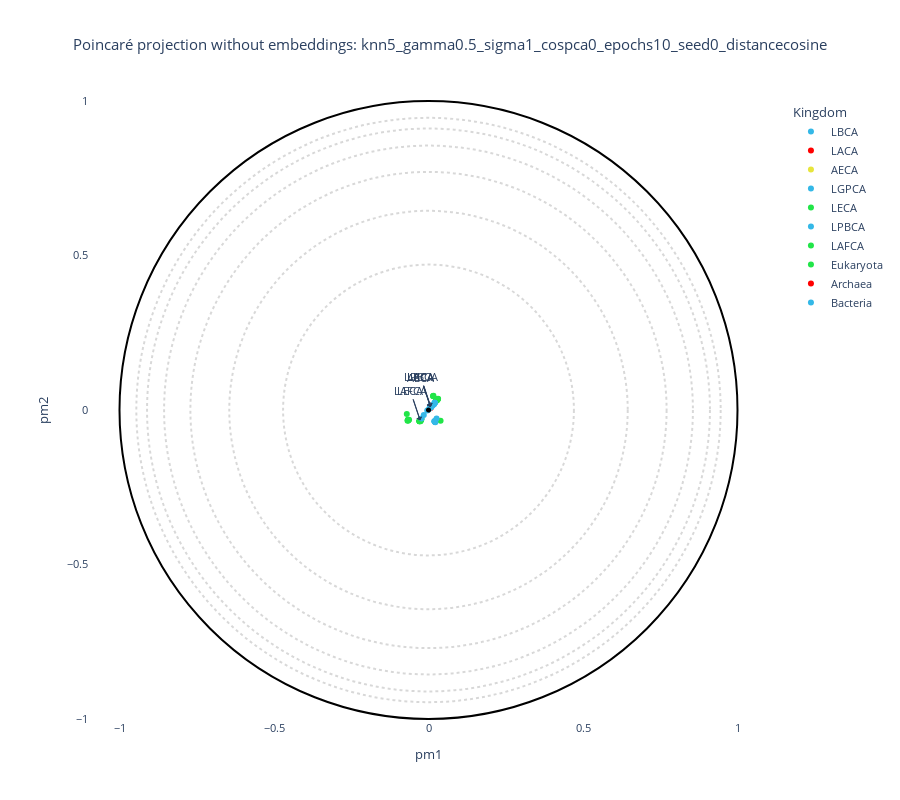
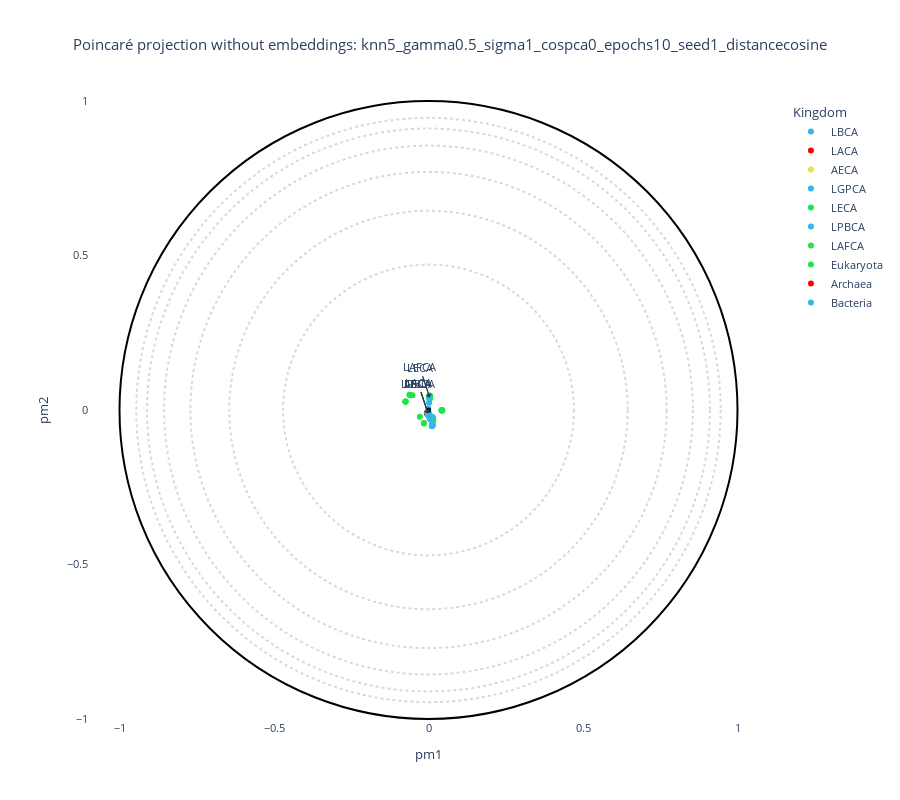
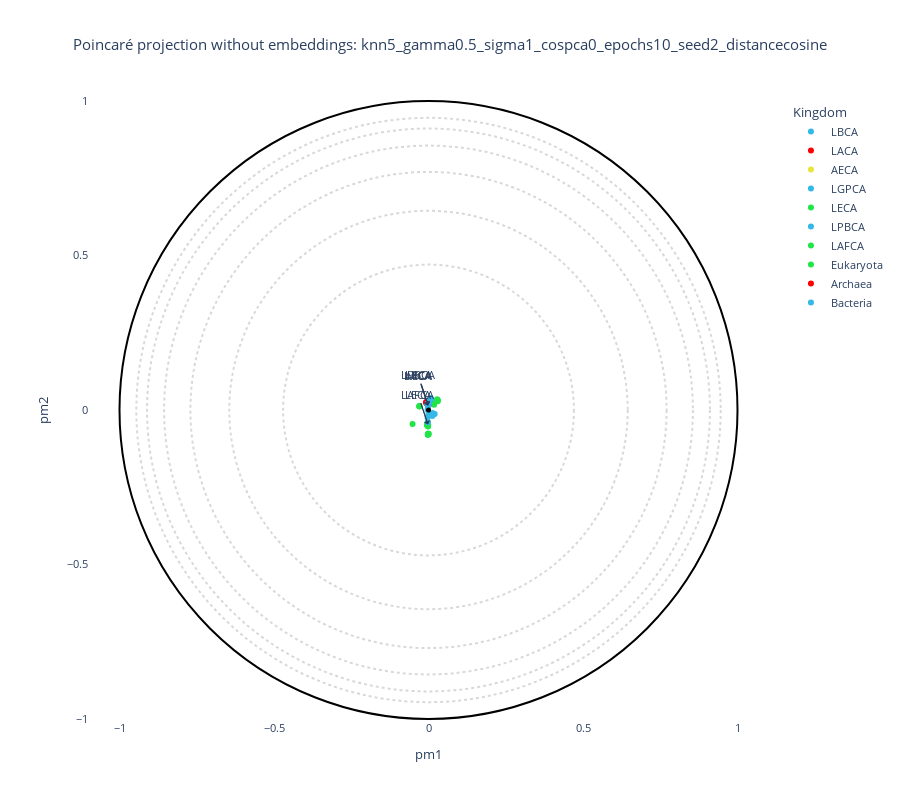
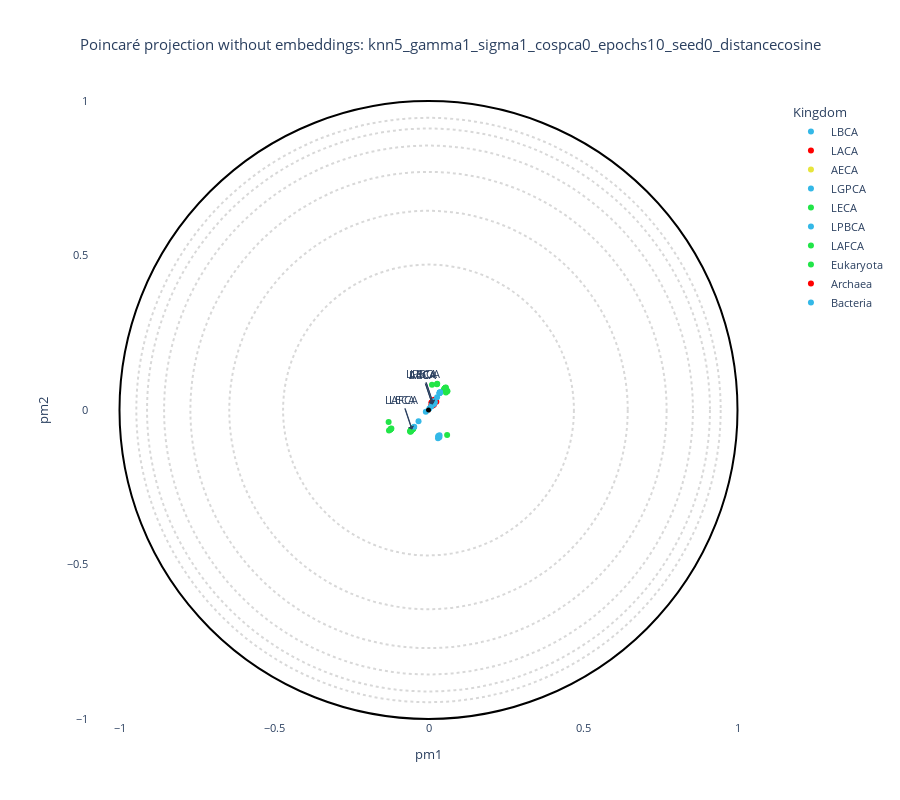

Here is the notebook cell these charts were saved with, in order:
### Markdown cell above
## Grid search & plot

### Code cell
print("=== Starting grid search ===")
df_annotation = pd.read_csv(path_annotation_csv)

# List to store the results of projections
results = []

# Construction of custom color palette 
# class species from thioredoxin annotation file into different kingdom 
bacteria_specie = ["Bacteria", "LBCA", "LGPCA",  "LPBCA", "Salmonella", "Shigella", "Escherichia", "Acidobacteria", "Deinococcus", "Thermus", 
                    "Solibacter", "Helicobacter", "Geobacter", "Wolinella", "Neisseria", "Bordetella", "Brucella", "Rickettsia", "Campylobacter",
                   "Thiobacillus", "Burkholderia", "Vibrio",  "Desulfovibrio", "Bdellovibrio", "Yersinia", "Agrobacterium", "Actinobacteria", "Thermobifida",
                   "Flavobacterium","Geobacterium", "Chloroflexus", "Aquifex", "Enterococcus","Chlamydia", "Chlamydophila", "Listeria", "Lactobacillus",
                   "Geobacillus",  "Chlorobium",  "Rhodopirrelula", "Clostridium", "Hyperthermus", "Porphyromonas", "Streptomyces", 
                   "Syneschocystis", "Nostoc", "Thermosynechococus", "Prochlorococcus", "Nostoc1", "Sinorhizobium", "Pseudomonas", "Bacteroides", "Staphylococcus", 
                   "Thermoanaerobacter","Bacillus", "Mycobacterium", "Streptococcus", "Dehalococcoides", "Synechocystis", "Corynebacterium", "Thermosynechococcus",
                   "Rhodopirellula"]
archae_specie = ["Archaea", "LACA", "Aeropyrum","Thermofilum","Caldivirga","Sulfolobus","Haloquadratum","Haloarcula", "Thermoplasma", "Hyperthermus",
                 "Natronomonas","Methanocorpusculum", "Methanococcus", "Halobacterium", "Picrophilus","Methanospirillum","Staphylothermus",
                  "Methanosaeta", "Metallosphaera","Methanococcoides", "Candidatus","Archaeoglobus"]
eukaryota_animal= ["Eukaryota", "LECA", "LAFCA", "Ovis","Bos", "Mus","Rattus","Rabit", "Human", "Ponab","Macmu","Ornithorhynchus","Gallus","Equus",
                    "Theileria","Danio","Tetraodon","Xenopus","Ictalurus","Ophiophagus","Callithrix","Monodelphis","Geocy","Sus","Melopsittacus", # animal
                    "Monosiga", # choanoflagellata
                    "Graphocephala", "Tribolium", "Apis", "Bombyx","Litopenaeus","Drosophila", # insecta
                    "Entamoeba", "Plasmodium","Cryptosporidium", "Dictyostelium"]  # unicellular parasite  
eukaryota_viridiplantae = ["Helicosporidium", "Ostreococcus", "Fagopyrum"]
eukaryota_mitochondrion = ["Bovin Mitochondrio", "Homo Mitochondrion",  "Rattus Mitochondrio", "Mus Mitochondrion"] 
eukaryota_chloroplast = ["Brana Chloroplast", "Pisum Chloroplast",  "Wheat Chloroplast", "Pea Chloroplast", "Spiol Chloroplast", "Arabidopsis"] 
eukaryota_fungi = ["Pichia", "Candida", "Aspergillus", "Kluyveromyces", "Saccharomyces","Schizosaccharomyces","Neosartorya"] 

# Construction of palette 
trx_palette = {"OTHERS" : "#c7c7c7", "EUKARYOTA" : "#31955d", "CHLOROPLAST" : "#06f9d4", "MITOCHONDRION" : "#3ff100" , "root": "#000000", "AECA" : "#e7e53c",
               "Zea": "#c7c7c7", "Vitis":"#c7c7c7", "Limonium": "#c7c7c7"} 
trx_palette.update(dict.fromkeys(eukaryota_animal,"#21e548"))
trx_palette.update(dict.fromkeys(eukaryota_viridiplantae,"#b5e521"))
trx_palette.update(dict.fromkeys(eukaryota_mitochondrion, "#61ff06"))
trx_palette.update(dict.fromkeys(eukaryota_chloroplast,"#06f9d4"))
trx_palette.update(dict.fromkeys(eukaryota_fungi,"#1fb995"))
trx_palette.update(dict.fromkeys(bacteria_specie,"#34b8e7"))
trx_palette.update(dict.fromkeys(archae_specie, "#ff0000"))

second_labels_name = "Kingdom"
labels_text = ['AECA', 'LECA', 'LAFCA', 'LACA', 'LBCA', 'LPBCA', 'LGRCA']
show_text = True

# Generate all parameter combinations
keys = list(grid.keys())
values = list(grid.values())
combinations = list(itertools.product(*values))

for combo in combinations:
    params = dict(zip(keys, combo))

    # Create a folder for each combination
    folder_name = "_".join([f"{k}{v}" for k, v in params.items()])
    folder_output = os.path.join(output_base, folder_name)
    os.makedirs(folder_output, exist_ok=True)
    print(f"\n--- Running projection for {folder_name} ---")

    # 1. Run Poincaré map
    cmd = build_command(params, folder_output + "/")
    print("CMD:", cmd)
    os.system(cmd)

    # 2. Load projection
    projection_file = load_projection(folder_output, params)
    if not os.path.exists(projection_file):
        print(f"Projection file not found: {projection_file}")
        continue

    df_emb = read_embeddings(projection_file, path_annotation_csv, withroot=False)

    # 3. Generate and display interactive plot for each parameter combination
    if data_type == "plm":
        title = f"Poincaré projection with embeddings: {folder_name}"
    elif data_type == "plm_aae":
        title = f"Poincaré projection with AAE embeddings: {folder_name}"
    elif data_type == "pssm":
        title = f"Poincaré projection without embeddings: {folder_name}"
    else:
        title = f"Poincaré projection with RFA matrix: {folder_name}"

    # Create and display the interactive plot
    fig = plot_embedding_interactive(
        df_emb,
        labels_name="Kingdom",
        second_labels_name = second_labels_name, 
        show_text = show_text,
        labels_text = labels_text,
        color_palette=trx_palette,
        title=title,
        fontsize=11
    )
    fig.show()

    # Save the plot to HTML file
    output_html = os.path.join(folder_output, f"projection_{folder_name}.html")
    fig.write_html(output_html)
    print(f"✔ Saved projection to → {output_html}")

    # 4. Calculate quality metrics
    true_labels = df_emb["Kingdom"].values
    coord_low = df_emb[["pm1", "pm2"]].values

    # Load original high-dimensional data
    if data_type in ["plm", "plm_aae"]:
        embedding_files = [f for f in os.listdir(embedding_paths[data_type]) if f.endswith('.pt')]
        features = []
        for file in sorted(embedding_files):
            embedding = torch.load(os.path.join(embedding_paths[data_type], file))['embedding']
            features.append(np.mean(embedding, axis=0))
        features = np.array(features)
    elif data_type == "pssm":
        pssm_files = [f for f in os.listdir("examples/thioredoxins/") if f.endswith('.aamtx')]
        features = []
        for file in sorted(pssm_files):
            pssm = np.loadtxt(os.path.join("examples/thioredoxins/", file)).reshape(-1)
            features.append(pssm)
        features = np.array(features)

    # Calculate all quality metrics
    try:
        model = PoincareMaps(coord_low)
        model.get_distances()
        D_proj = model.distances

        # Detect clusters
        clusters = detect_cluster(D_proj, n_clusters=len(np.unique(true_labels)))
        ARI, FMS = get_scores(true_labels, clusters)

        # Calculate Q metrics
        Qlocal, Qglobal, Kmax, df_Q = get_quality_metrics(
            coord_high=features,
            coord_low=coord_low,
            distance="poincare",
            setting="manifold",
            k_neighbours=5
        )

        # Store all results
        result = {
            "params": params,
            "ARI": ARI,
            "FMS": FMS,
            "Qlocal": Qlocal,
            "Qglobal": Qglobal,
            "Qnx": df_Q.Qnx.to_numpy() if hasattr(df_Q, 'Qnx') else np.zeros(5),
            "projection_file": projection_file,
        }
    except Exception as e:
        print(f"Error calculating metrics: {e}")
        # Store partial results if metrics calculation fails
        result = {
            "params": params,
            "ARI": ARI if 'ARI' in locals() else None,
            "FMS": FMS if 'FMS' in locals() else None,
            "Qlocal": None,
            "Qglobal": None,
            "Qnx": np.zeros(5),
            "projection_file": projection_file,
        }

    results.append(result)

print("\n=== Grid search complete ===")
